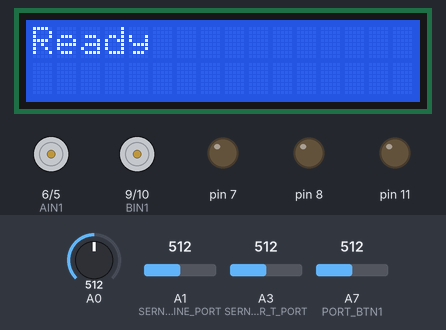
This sketch was run on a simulated Arduino Nano, built with avr-gcc and run on an emulated ATmega328P. On the bench: 16×2 character LCD, motor-driver pin pairs drawn as motors (green arrow = first pin HIGH = forward, orange = second pin HIGH = backward, longer = more drive), output pins drawn as LEDs (lit = HIGH). The test bench sets the inputs (shaded band); at power-on: A0 = 512, A1 (SERNSOR_LINE_PORT) = 512, A3 (SERNSOR_T_PORT) = 512, A7 (PORT_BTN1) = 512.

Above: at 0.2 s.
At 3.4 s:
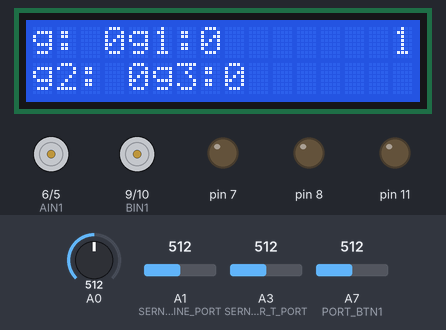
At 5.2 s:
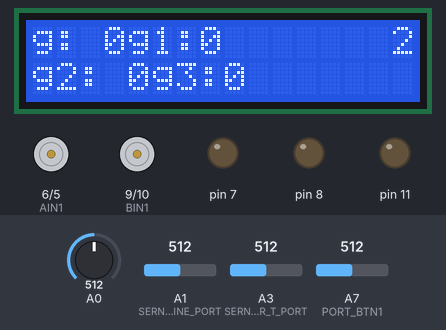
At 8.3 s:
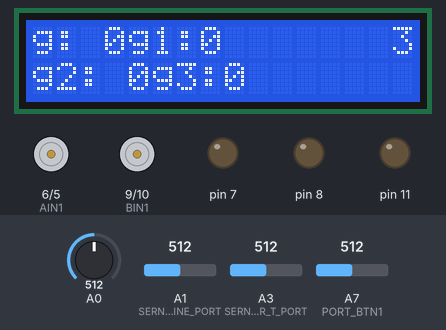
Timing chart, 0 to 9.8 s (numbered marks = the images above):
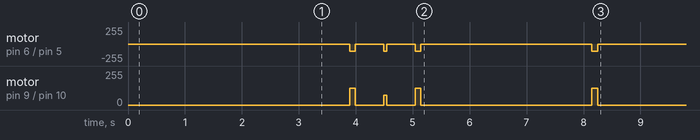

The sketch:

draiver_dvigatelei_perekrestki.ino
```cpp
#include <Wire.h>
#include <LiquidCrystal_I2C.h>
LiquidCrystal_I2C Icd(0x27, 16, 2);

#define AIN2 5
#define AIN1 6

#define BIN1 9
#define BIN2 10

#define PORT_BTN1 A7
#define SERNSOR_LINE_PORT A1
#define SERNSOR_T_PORT A3

#define BASE_SPEED 75
#define K1 0.6
#define SPEED_MAX 125

int i, gray, wigth, black, wight1, black1, gray1, wight2, wight3, black2, black3, gray2, gray3, flag, p;

void go_line();
void A_motor(int enc, int speed);
void A_motor_stop(void);
void B_motor(int enc, int speed);
void B_motor_stop(void);
void AB_stop();

void setup()
{
  Serial.begin(9600);
  Icd.init();
  Icd.backlight();
  Icd.print("Ready");
  delay(100);
  pinMode(SERNSOR_LINE_PORT, 0);
  pinMode(SERNSOR_T_PORT, 0);
  digitalWrite(SERNSOR_LINE_PORT, 1);
  digitalWrite(SERNSOR_T_PORT, 1);

  for (int i = 5; i < 12; i++)
  {
    pinMode(i, OUTPUT);
  }
  AB_stop();
  while (analogRead(PORT_BTN1) > 512)
  {
    wight2 = analogRead(SERNSOR_LINE_PORT);
    wigth = analogRead(A0);
    wight1 = analogRead(A3);
    wight3 = analogRead(A2);
    delay(100);
    Icd.clear();
    Icd.setCursor(0, 0);
    Icd.print("Wight: ");
    Icd.print(wight2);
  }
  delay(1000);


  while (analogRead(PORT_BTN1) > 512)
  {
    black2 = analogRead(SERNSOR_LINE_PORT);
    black = analogRead(A0);
    black1 = analogRead(A1);
    black3 = analogRead(A3);
    delay(100);
    Icd.clear();
    Icd.setCursor(0, 0);
    Icd.print("Black: ");
    Icd.print(black2);
  }
  delay(1000);

  gray2 = (wight2 + black2) / 2;
  gray = (wigth + black) / 2;
  gray1 = (wight1 + wight1) / 2;
  gray3 = (wight3 + wight3) / 2;

  Icd.clear();
  Icd.setCursor(0, 0);
  Icd.print((String)"g: " + gray + "g1:" + gray1);

  Icd.setCursor(0, 1);
  Icd.print((String)"g2: " + gray2 + "g3:" + gray3);
  delay(1000);
}
void loop()
{
  if (flag == 0)
  {
    while (analogRead(PORT_BTN1) > 512)delay(100);
    delay(200);
    flag = 1;
  }
  if (flag == 1)
  {
    go_line();

    int s1 = analogRead(A0);
    int s2 = analogRead(A3);

    if ((s1 > gray1) or (s2 > gray2))
    {
      p++;
      Icd.setCursor(15, 0); Icd.print(p);
      AB_stop();
      delay(500);
      mot_forward();
      delay(100);
      AB_stop();
      delay(500);
      if (p == 1)
      {
        flag = 2;
      }
      else if (p == 2)
      {
        flag = 3;
      }
      else if (p == 3)
      {
        flag = 4;
      }
      else if (p == 4)
      {
        flag = 5;
      }
      else if (p == 5)
      {
        flag = 6;
      }
    }
  }
  else if (flag == 2)
  {
    mot_forward();
    delay(50);
    flag = 1;
  }
  else if (flag == 3)
  {
    mot_right();
    flag = 1;
  }
  else if (flag == 4)
  {
    AB_stop();
  }
}
//---------------------------------------------------------------------------------------------------------------------------------------------------------------------------------------------------------------------------------------
void go_line()
{

  int e = analogRead(SERNSOR_LINE_PORT) - gray2;
  int u = K1 * e;
  int _left = BASE_SPEED - u;
  int _right = BASE_SPEED + u;

  int left = constrain(_left, -SPEED_MAX, SPEED_MAX);
  int right = constrain(_right, -SPEED_MAX, SPEED_MAX);

  if (left >= 0)
  {
    A_motor(1, abs(left));
  }
  else
  {
    A_motor(0, abs(left));
  }

  if (right >= 0)
  {
    B_motor(0, abs(right));
  }
  else
  {
    B_motor(1, abs(right));
  }
}
void mot_forward()
{
  A_motor(1, BASE_SPEED + 30);
  B_motor(0, BASE_SPEED);
}
void mot_left()
{
  while (analogRead(A3) < gray3)
  {
    A_motor(1, BASE_SPEED + 50);
    B_motor(1, BASE_SPEED + 50);
  }
  AB_stop();
  delay(1000);

  while (analogRead(A1) < gray1)
  {
    A_motor(1, BASE_SPEED + 50);
    B_motor(1, BASE_SPEED + 50);
  }
  AB_stop();
  delay(1000);
}
//---------------------------------------------------------------------------------------------------------------------------------------------------------------------------------------------------------------------------------------
void mot_right()
{
  while (analogRead(A0) < gray)
  {
    A_motor(0, BASE_SPEED + 50);
    B_motor(0, BASE_SPEED + 50);
  }
  AB_stop();
  delay(1000);

  while (analogRead(A2) < gray2)
  {
    A_motor(0, BASE_SPEED + 50);
    B_motor(0, BASE_SPEED + 50);
  }
  AB_stop();
  delay(1000);
}
//---------------------------------------------------------------------------------------------------------------------------------------------------------------------------------------------------------------------------------------
void A_motor(int enc, int speed)
{
  analogWrite(AIN2, enc ? speed : 0);
  analogWrite(AIN1, enc ? 0 : speed);
}
void A_motor_stop(void)
{
  analogWrite(AIN2, 0);
  analogWrite(AIN1, 0);
}
//---------------------------------------------------------------------------------------------------------------------------------------------------------------------------------------------------------------------------------------
void B_motor(int enc, int speed)
{
  analogWrite(BIN2, enc ? speed : 0);
  analogWrite(BIN1, enc ? 0 : speed);
}
void B_motor_stop(void)
{
  analogWrite(BIN2, 0);
  analogWrite(BIN1, 0);
}
void AB_stop()
{
  A_motor_stop();
  B_motor_stop();
}
//-----------------------------------------------------------------------------------------------------------------------------------------------------------------------------------------------------------------------------------
```

Measured:
- by itself, motor on pin 9 (BIN1) / pin 10 (BIN2): goes forward 125/255 0.10 s, stopped 1.1 s, forward 125/255 0.10 s, stopped 3.0 s, forward 125/255 0.10 s, then stopped
- by itself, motor on pin 6 (AIN1) / pin 5 (AIN2): goes backward 105/255 0.10 s, stopped 1.1 s, backward 105/255 0.10 s, stopped 3.0 s, backward 105/255 0.10 s, then stopped
- what the display in image 1 shows lasts 1.1 s, from 3.4 s to 4.5 s
- what the display in image 2 shows lasts 3.1 s, from 4.5 s to 7.6 s
